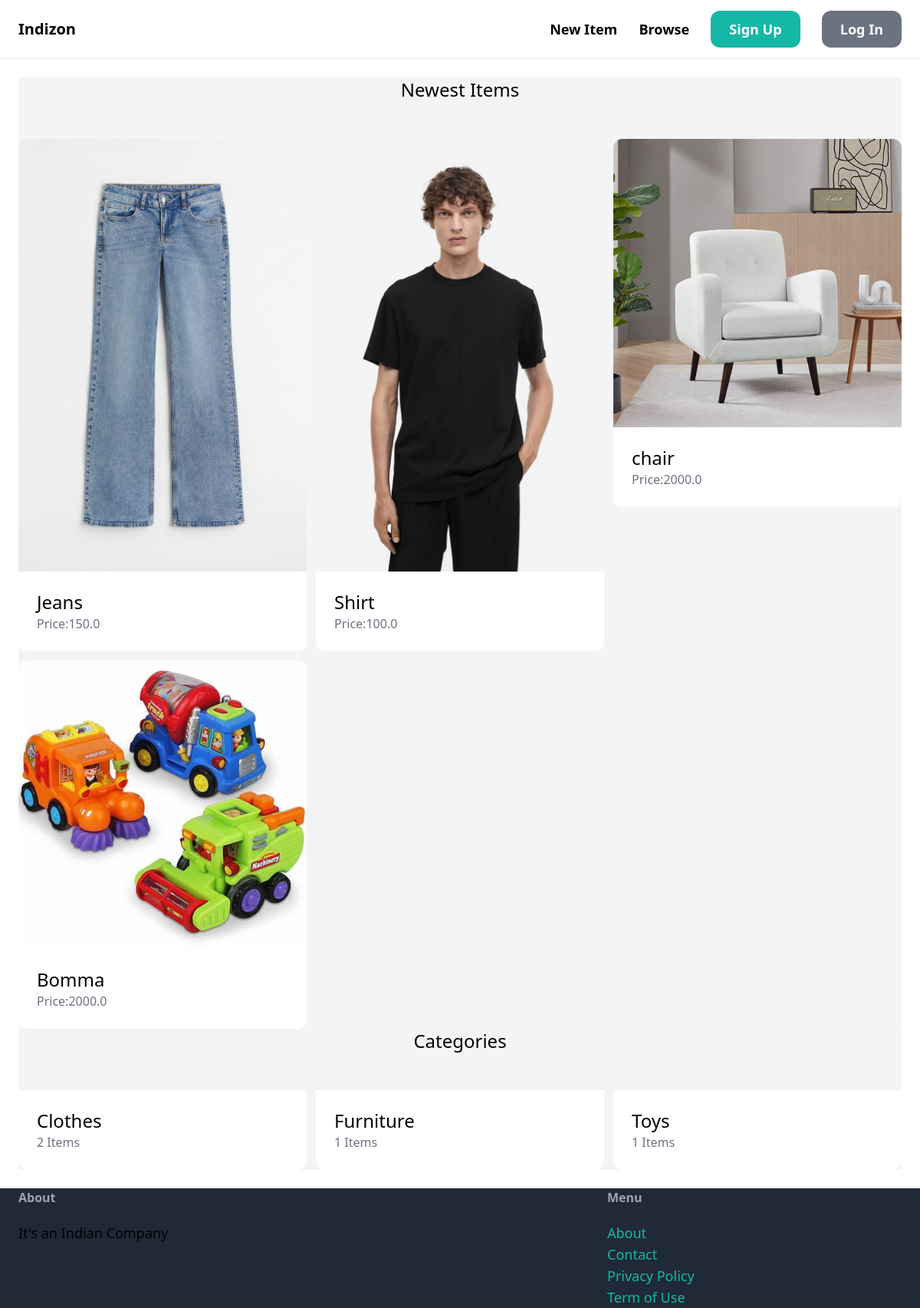
The page / on the database its author committed.
### items/models.py (models this page shows, shortened)
class Item(models.Model):
    Category=models.ForeignKey(Category,related_name='items',on_delete=models.CASCADE)
    name=models.CharField(max_length=255)
    description=models.TextField(blank=True,null=True)
    price=models.FloatField()
    image=models.ImageField(upload_to='item_images',blank=True,null=True)
    is_sold=models.BooleanField(default=False)
    created_by=models.ForeignKey(User,related_name='items',on_delete=models.CASCADE)
    created_at=models.DateTimeField(auto_now_add=True)

class Category(models.Model):
    name=models.CharField(max_length=255)
    class Meta:
        ordering=('name'),
        verbose_name_plural='Categories'

### bs/views.py (the view)
# urls.py: path('',views.index,name='index'),
def index(request):
    item=Item.objects.filter(is_sold=False)[0:6]
    categories=Category.objects.all()
    return render(request,'index.html',{'categories':categories,'items':item})

### templates/index.html (shortened to what this page needs)
{% extends 'base.html' %}
{% block content %}
<div class="mt -6 px -6 py -12 bg-gray-100 rounded -xl">
   <h2 class="mb-12 text-2xl text-center">Newest Items</h2>
   <div class="grid grid-cols-3 gap-3">
    {% for item in items %}
    <div>
        <a href="{% url 'item:detail' item.id %}">
            <div>
                <img src="{{ item.image.url }}" class="rounded-t-xl">
            </div>
            <div class="p-6 bg-white rounded-b-xl">
                <h2 class="text-2xl">{{ item.name }}</h2>
                <p class="text-gray-500">Price:{{ item.price }}</p>
            </div>
        </a>
    </div>
    {% endfor %}
   </div>
</div>
<div class="mt -6 px -6 py -12 bg-gray-100 rounded -xl">
    <h2 class="mb-12 text-2xl text-center">Categories</h2>
    <div class="grid grid-cols-3 gap-3">
        {% for Category in categories%}
        <a href="#">
            <div class="p-6 bg-white rounded-b-xl">
                <h2 class="text-2xl">{{ Category.name }}</h2>
                <p class="text-gray-500">{{ Category.items.count}} Items</p>
            </div>
        </a>
        {% endfor %}
</div>
</div>
{% endblock %}

### templates/base.html (shortened to what this page needs)
<!DOCTYPE html>
<head>
    <script src="https://cdn.tailwindcss.com"></script>
</head>
<body>
    <nav class="py-6 px-6 flex justify-between items-center border-b border-gray-200">
        <a href="/" class="text-xl font-semibold">Indizon</a>
<div class="space-x-6">
    <a href="#" class="text-lg font-semibold hover:text-gray-500">New Item</a>
    <a href="#" class="text-lg font-semibold hover:text-gray-500">Browse</a>
    {%   if request.user.is_authenticated  %}
    <a href="#" class="px-6 py-3 text-lg font-semibold bg-teal-500 text-white rounded-xl hover:bg-teal-700">Inbox</a>
    <a href="#" class="px-6 py-3 text-lg font-semibold bg-gray-500 text-white rounded-xl hover:bg-gray-700">Dashboard</a>
    {%  else %}
    <a href="{%  url 'signup' %}" class="px-6 py-3 text-lg font-semibold bg-teal-500 text-white rounded-xl hover:bg-teal-700">Sign Up</a>
    <a href="{% url 'login' %}" class="px-6 py-3 text-lg font-semibold bg-gray-500 text-white rounded-xl hover:bg-gray-700">Log In</a>
    {% endif %}
</div>
    </nav>
<div class="px-6 py-6">
    {% block content  %}
    {% endblock %}
</div>
<footer class="py -6 px-6 flex justify-between bg-gray-800">
    <div class="w-2/3 pr-10">
    <h3 class="mb-5 font-semibold text-gray-400">About</h3>
    <p class="text-lg text=gray-500">It's an Indian Company</p>
</div>
<div class="w-1/3">
    <h3 class="mb-5 font-semibold text-gray-400">Menu</h3>
    <ul class="space -y-2">
        <li><a href="#" class="text-lg text-teal-500 hover:text-teal-700">About</a></li>
        <li><a href="{% url 'contact' %}" class="text-lg text-teal-500 hover:text-teal-700">Contact</a></li>
        <li><a href="#" class="text-lg text-teal-500 hover:text-teal-700">Privacy Policy</a></li>
        <li><a href="#" class="text-lg text-teal-500 hover:text-teal-700">Term of Use</a></li>
    </ul>
</div>
</footer>
</body>
</html>

### rows shown on the page
Item: image (picture), name "Jeans", price "150.0"
Item: image (picture), name "Shirt", price "100.0"
Item: image (picture), name "chair", price "2000.0"
Item: image (picture), name "Bomma", price "2000.0"
Category: name "Clothes", items.count "2"
Category: name "Furniture", items.count "1"
Category: name "Toys", items.count "1"
